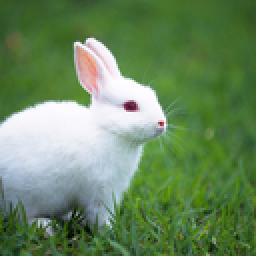
%> input picture 3FA Modern Communications Principles/实验源代码 实验报告及答辩PPT/matlabcode/tuzi.jpg, 128 x 128 px (shown 2 times larger)
$ octave main.m   (GNU Octave 9; MATLAB toolbox functions it lacks are replaced by stand-ins)
%> lines starting %> are read from the running program, lines starting %| are printed output that depends on the picture
### 3FA Modern Communications Principles/实验源代码 实验报告及答辩PPT/matlabcode/ASK_Picturecode.m
%%%%%%%%%%%%%%%%%%%%%%%%%%%%%%%%%%%%%%%%%%%%%%%%%%%%%%%%%%%%%%%%%%%%%%%%%%
%  File Name:   ASK_Picturecode.m
%  Description: 图像编码
%%%%%%%%%%%%%%%%%%%%%%%%%%%%%%%%%%%%%%%%%%%%%%%%%%%%%%%%%%%%%%%%%%%%%%%%%%
%   Function List :
%          [Origin_Bit,M,N] = ASK_Picturecode(pi_path,picture_model)
%  Parameter List:
%     Output Parameter:
%           Origin_Bit           编码后数据
%           M                         图片的行数
%           N                          图片的列数
%     Input Parameter
%           pi_path                图片文件的路径
%           picture_model    图像编码方式
%   History
%       1. Date        : 2022-2-28
%           Author      : LHX
%           Version     : 2.0
%           Modification: 第二版
%%%%%%%%%%%%%%%%%%%%%%%%%%%%%%%%%%%%%%%%%%%%%%%%%%%%%%%%%%%%%%%%%%%%%%%%%%
function [Origin_Bit,M,N] = ASK_Picturecode(pi_path,picture_model)
%> called with pi_path = 'tuzi.jpg', picture_model = 0
m1 = imread(pi_path);
%> m1 is the input picture: size 128x128x3 uint8; mean R, G, B 106, 136.5, 95

if picture_model == 0   % 哈夫曼编码
    m1 = rgb2gray(m1); % 哈夫曼编码时，传输灰度图像
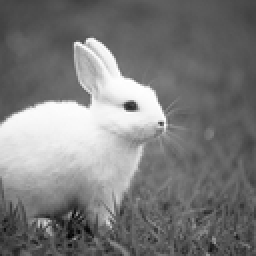
%> m1: size 128x128 uint8 (shown 2 times larger); min 3, max 255, mean 122.7
    [M,N] = size(m1);
%> M = 128; N = 128
    I1 = m1(:);
    p = zeros(1,256);
    % 获取各符号的概率
    for i = 0:255
        p(i+1) = length(find(I1 == i))/(M*N);
    end
%> after the loop, p = 256 values, max 0.0217 at index 90, min 0 at index 1, mean 0.00391
    k = 0:255;
    dict = huffmandict(k,p);
%> dict = 256 items
    enco = huffmanenco(I1,dict);
    Origin_Bit = enco';
    save('./dict.mat','dict');
else
   [M,N] = size(m1);
   bitlen = M*N;                 %M*N 就是总数据长度 里面的值是0-255
   picture_code = reshape(m1,1,bitlen);      %重构一维矩阵
   picture_code = dec2bin(picture_code);      %格式转化
   picture_code = boolean(picture_code -'0');
   picture_code  = double(picture_code);
   Origin_Bit = reshape(picture_code,1,bitlen*8);
end

### 3FA Modern Communications Principles/实验源代码 实验报告及答辩PPT/matlabcode/ASK_BitAllocation.m
%%%%%%%%%%%%%%%%%%%%%%%%%%%%%%%%%%%%%%%%%%%%%%%%%%%%%%%%%%%%%%%%%%%%%%%%%%%
%  FlieName:ASK_BitAllocation.m
%  Description:对数据进行分帧
%%%%%%%%%%%%%%%%%%%%%%%%%%%%%%%%%%%%%%%%%%%%%%%%%%%%%%%%%%%%%%%%%%%%%%%%%%%
%   Function List :
%         [FreData,paddingBits,bitLen] =ASK_BitAllocation(code_model,Origin_Bit,n,UpSampleRate)
%  Parameter List:
%     Output Parameter:
%        FreData                                二维数组，行数为帧数，列数为一帧的比特数据长度
%        paddingBits                         补1数据的长度，保证数据长度可以被一帧长度整除
%        bitLen                                   一帧的比特数据长度
%     Input Parameter:
%        code_model                        信道编码方式
%        Origin_Bit                             原始数据比特
%        n                                            汉明码编码时的码长
%        UpSampleRate                    一个码元周期内采样点数
%   History
%       1. Date        : 2022-2-28
%           Author      : LHX
%           Version     : 2.0
%           Modification: 第二版
%%%%%%%%%%%%%%%%%%%%%%%%%%%%%%%%%%%%%%%%%%%%%%%%%%%%%%%%%%%%%%%%%%%%%%%%%%
function [FreData,paddingBits,bitLen] = ASK_BitAllocation(code_model,Origin_Bit,n,UpSampleRate)

%根据信道编码方式不同，选择不同的帧长度
if UpSampleRate == 10
    if code_model==0  %使用汉明码编码
        if n == 12
            bitLen = 1920;
        else
            bitLen = 1700;
        end
    else  %使用循环码进行编码
        bitLen = 1700;
    end
elseif UpSampleRate == 30
    if code_model==0  %使用汉明码编码
        if n == 12
            bitLen =640;
        else
            bitLen = 544;
        end
    else  %使用循环码进行编码
        bitLen = 544;
    end
end


%  规范数据长度，保证可以整除bitLen
if mod(length(Origin_Bit),bitLen) ~=0        %对数据取余，以确保是bitLen的整数倍
    paddingBits = bitLen - mod(length(Origin_Bit),bitLen);
    Origin_Bit = [Origin_Bit,ones(1,paddingBits)];
else
    paddingBits = 0;
end
% 重构矩阵的行与列数
frame_num = length(Origin_Bit)/bitLen;  %得到帧长度
FreData = reshape (Origin_Bit,bitLen,frame_num);   %将Origin_Bit数据变为bitLen行frame_num列的矩阵
FreData = FreData';

### 3FA Modern Communications Principles/实验源代码 实验报告及答辩PPT/matlabcode/main.m
%%%%%%%%%%%%%%%%%%%%%%%%%%%%%%%%%%%%%%%%%%%%%%%%%%%%%%%%%%%%%%%%%%%%%%%%%%%%%%%%
%  File Name: mian.m
%  Description:   ASK数字通信系统
%%%%%%%%%%%%%%%%%%%%%%%%%%%%%%%%%%%%%%%%%%%%%%%%%%%%%%%%%%%%%%%%%%%%%%%%%%%%%%%%
%含CRC、信道编码（汉明码、循环码）、
%插入同步码、脉冲成型、射频发射（含载波调制）、
%射频接收（含非相干解调）、匹配滤波、同步、抽样判决、
%信道译码、CRC校验。源支持图片、语音两种
%%%%%%%%%%%%%%%%%%%%%%%%%%%%%%%%%%%%%%%%%%%%%%%%%%%%%%%%%%%%%%%%%%%%%%%%%%%%%%%
%%%加了低通滤波,真实系统复数信号
clc
clear

%% 参数
UpSampleRate = 10;  % 一个码元周期内样点数
model =2;           % 1代表语音传输  2代表图片传输
code_model = 1;      % 0代表汉明码  1代表循环码
Gx=[1,1,0,1];       % 循环码的生成多项式，[1,0,1,1]、[1,1,0,1]为（7,4）循环码优选多项式，有1位检错能力
n=7;k=4;           % 遵循公式 2^k-1>= r+k  n为汉明码编码后的长度，k为信息位长度， n与k可选（12，8）或者（7，4）
SNR = 40;           % 信噪比 -20~40
rf_switch =0;      % 0表示仿真，1表示硬件
pic_model = 0;      % 图片编码方式，0哈夫曼编码，1无编码
pcip = '192.168.1.180';
xsrpip = '192.168.1.166';
crc_num = 24 ;       % CRC位数可选8，12，16，24
Preamble = [1 1 1 1 0 1 0 1 1 0 0 1 0 0 0 1 1 1 0 1 1];  %同步码
PreambleLen = length(Preamble);       %同步码长度
%% 信源
voice_read_filename = 'hongdou.wav';
voice_write_filename = 're_hongdou.wav';
pi_read_filename = 'tuzi.jpg';
pi_write_filename = 're_tuzi.jpg';

if model == 1  %语音
    read_filename = voice_read_filename;
    write_filename = voice_write_filename;
elseif model == 2 % 图像
    read_filename = pi_read_filename;
    write_filename = pi_write_filename;
end

%% 信源编码
if model ==1 %进行语音编码
    [Origin_Bit,Fs] = ASK_PCM(read_filename);
elseif model ==2
    [Origin_Bit,M,N] = ASK_Picturecode(read_filename,pic_model);
%> M = 128; N = 128
end

%% 数据分帧
[FreData,paddingBits,bitLen] = ASK_BitAllocation(code_model,Origin_Bit,n,UpSampleRate);
%> the run ends on the next line
